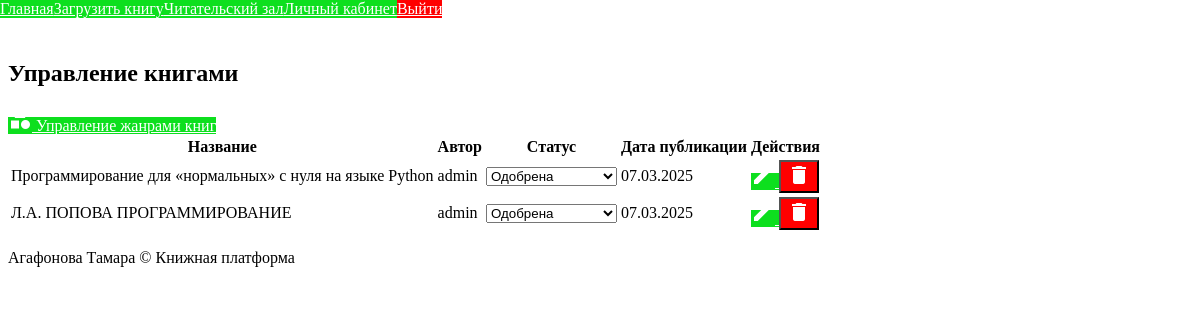
Screenshot of /admin/books (signed in) with the database file from the repository.
### app/books/models.py (models this page shows)
class Book(db.Model):
    __tablename__ = 'books'
    id = db.Column(db.Integer, primary_key=True)
    title = db.Column(db.String(200), nullable=False)
    description = db.Column(db.Text)
    author_id = db.Column(db.Integer, db.ForeignKey('users.id'))
    published_at = db.Column(db.DateTime, default=datetime.now)
    file_path = db.Column(db.String(255))
    cover_image = db.Column(db.String(255))
    status = db.Column(db.String(255), default='pending')
    genres = db.relationship('Genre', secondary='book_genres', back_populates='books')
    bookmarks = db.relationship('Bookmark', backref='book')
    likes = db.relationship('Like', backref='book')
    comments = db.relationship('Comment', backref='book')

### app/auth/models.py (models this page shows, shortened)
class User(db.Model, UserMixin):
    __tablename__ = 'users'
    id = db.Column(db.Integer, primary_key=True)
    username = db.Column(db.String(100), unique=True, nullable=False)
    email = db.Column(db.String(120), unique=True, nullable=False)
    password_hash = db.Column(db.String(255), nullable=False)
    role = db.Column(db.Enum(UserRole), default=UserRole.USER)
    first_name = db.Column(db.String(50))
    last_name = db.Column(db.String(50))
    bio = db.Column(db.Text)
    avatar = db.Column(db.String(255))
    created_at = db.Column(db.DateTime, default=datetime.now)
    last_login = db.Column(db.DateTime)
    books = db.relationship('Book', backref='author', lazy='dynamic')
    reading_clubs = db.relationship('ReadingClub', secondary='club_members', back_populates='members')
    recommendations = db.relationship('BookRecommendation', backref='user')
    is_active_status = db.Column(db.Boolean, default=True)
    blocked_until = db.Column(db.DateTime, nullable=True)
    block_reason = db.Column(db.String(255), nullable=True)
    failed_login_attempts = db.Column(db.Integer, default=0)
    last_failed_login = db.Column(db.DateTime, nullable=True)
    @property
    def is_active(self):
        if not self.is_active_status:
            return False
        if self.blocked_until and self.blocked_until > datetime.now():
            return False
        if self.blocked_until and self.blocked_until <= datetime.now():
            self.blocked_until = None
            self.failed_login_attempts = 0
        return True

### app/user/routes.py (the view)
@admin_bp.route('/books')
@roles_required(UserRole.ADMIN)
def manage_books():
    books = Book.query.all()
    return render_template(
        'admin/books.html',
        books=books,
        UserRole=UserRole
    )

### app/user/routes.py (called while the page is built)
def roles_required(*roles):
    def decorator(f):
        @wraps(f)
        def decorated_function(*args, **kwargs):
            if not current_user.is_authenticated:
                return redirect(url_for('auth.login'))
            if current_user.role not in roles:
                flash('Недостаточно прав', 'error')
                return redirect(url_for('main.index'))
            return f(*args, **kwargs)
        return decorated_function
    return decorator

### app/templates/admin/books.html (shortened to what this page needs)
{% extends "base.html" %}
{% block content %}
<div class="mui-container">
    <div class="mui-panel">
        <h2>Управление книгами</h2>
        <div class="mui-row">
            <div class="mui-col-md-12">
                <a href="{{ url_for('admin.manage_genres') }}" class="mui-btn mui-btn--primary">
                    <span class="material-icons">category</span> Управление жанрами книг
                </a>
            </div>
        </div>
        <div class="mui-table-responsive">
            <table class="mui-table mui-table--bordered">
                <thead>
                    <tr>
                        <th>Название</th>
                        <th>Автор</th>
                        <th>Статус</th>
                        <th>Дата публикации</th>
                        <th>Действия</th>
                    </tr>
                </thead>
                <tbody>
                    {% for book in books %}
                    <tr>
                        <td>{{ book.title }}</td>
                        <td>{{ book.author.username }}</td>
                        <td>
                            <form action="{{ url_for('admin.update_book', book_id=book.id) }}" method="POST" style="display: inline;">
                                <select name="status" onchange="this.form.submit()" class="mui-select">
                                    <option value="approved" {% if book.status == 'approved' %}selected{% endif %}>Одобрена</option>
                                </select>
                            </form>
                        </td>
                        <td>{{ book.published_at.strftime('%d.%m.%Y') if book.published_at else 'Не опубликована' }}</td>
                        <td>
                            <div class="mui-btn-group">
                                <a href="{{ url_for('admin.edit_book', book_id=book.id) }}" class="mui-btn mui-btn--small mui-btn--primary">
                                    <span class="material-icons">edit</span>
                                </a>
                                <form action="{{ url_for('admin.delete_book', book_id=book.id) }}" method="POST" style="display: inline;">
                                    <button type="submit" class="mui-btn mui-btn--small mui-btn--danger" onclick="return confirm('Вы уверены, что хотите удалить эту книгу?')">
                                        <span class="material-icons">delete</span>
                                    </button>
                                </form>
                            </div>
                        </td>
                    </tr>
                    {% endfor %}
                </tbody>
            </table>
        </div>
    </div>
</div>
{% endblock %}

### static/styles.css (style rules this page uses)
.mui-btn, button, a { background-color: #0ddf1e; color: #fff; }
.mui-btn--danger { background-color: #ff0000; color: #fff; }

### rows the page displays
Book: title "Программирование для «нормальных» с нуля на языке Python", author.username "admin", status "Одобрена", published_at "07.03.2025"
Book: title "Л.А. ПОПОВА ПРОГРАММИРОВАНИЕ", author.username "admin", status "Одобрена", published_at "07.03.2025"
